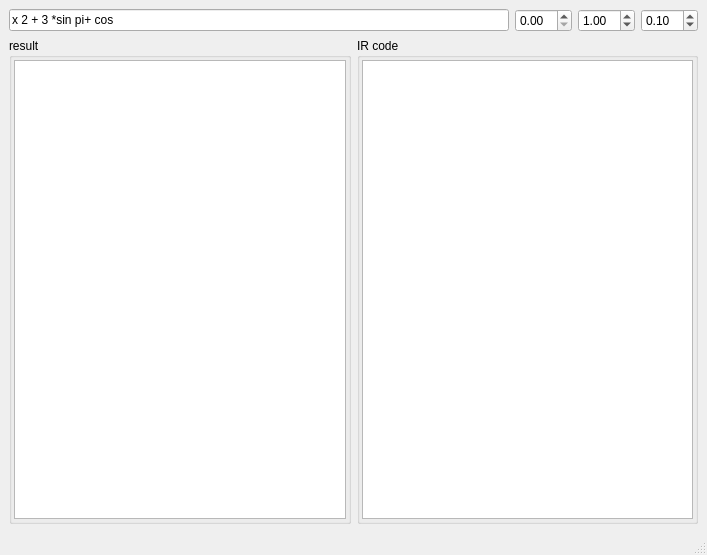
<?xml version="1.0" encoding="UTF-8"?>
<ui version="4.0">
 <class>MainWindow</class>
 <widget class="QMainWindow" name="MainWindow">
  <property name="geometry">
   <rect>
    <x>0</x>
    <y>0</y>
    <width>707</width>
    <height>555</height>
   </rect>
  </property>
  <property name="windowTitle">
   <string>RPN compiler</string>
  </property>
  <widget class="QWidget" name="centralwidget">
   <layout class="QHBoxLayout" name="horizontalLayout">
    <item>
     <layout class="QVBoxLayout" name="verticalLayout">
      <item>
       <layout class="QHBoxLayout" name="horizontalLayout_2">
        <property name="bottomMargin">
         <number>0</number>
        </property>
        <item>
         <widget class="QLineEdit" name="expression">
          <property name="toolTip">
           <string>&lt;html&gt;&lt;head/&gt;&lt;body&gt;&lt;p&gt;RPN expression, press &amp;lt;enter&amp;gt; to compile &amp;amp; evaluate&lt;/p&gt;&lt;/body&gt;&lt;/html&gt;</string>
          </property>
          <property name="text">
           <string>x 2 + 3 *sin pi+ cos</string>
          </property>
         </widget>
        </item>
        <item>
         <widget class="QDoubleSpinBox" name="sb_from">
          <property name="toolTip">
           <string>&lt;html&gt;&lt;head/&gt;&lt;body&gt;&lt;p&gt;from value&lt;/p&gt;&lt;/body&gt;&lt;/html&gt;</string>
          </property>
         </widget>
        </item>
        <item>
         <widget class="QDoubleSpinBox" name="sb_to">
          <property name="toolTip">
           <string>&lt;html&gt;&lt;head/&gt;&lt;body&gt;&lt;p&gt;to value&lt;/p&gt;&lt;/body&gt;&lt;/html&gt;</string>
          </property>
          <property name="value">
           <double>1.000000000000000</double>
          </property>
         </widget>
        </item>
        <item>
         <widget class="QDoubleSpinBox" name="sb_inc">
          <property name="toolTip">
           <string>&lt;html&gt;&lt;head/&gt;&lt;body&gt;&lt;p&gt;increment&lt;/p&gt;&lt;/body&gt;&lt;/html&gt;</string>
          </property>
          <property name="value">
           <double>0.100000000000000</double>
          </property>
         </widget>
        </item>
       </layout>
      </item>
      <item>
       <layout class="QHBoxLayout" name="horizontalLayout_3">
        <property name="bottomMargin">
         <number>0</number>
        </property>
        <item>
         <widget class="QGroupBox" name="groupBox">
          <property name="title">
           <string>result</string>
          </property>
          <layout class="QHBoxLayout" name="horizontalLayout_4">
           <property name="leftMargin">
            <number>2</number>
           </property>
           <property name="topMargin">
            <number>2</number>
           </property>
           <property name="rightMargin">
            <number>2</number>
           </property>
           <property name="bottomMargin">
            <number>2</number>
           </property>
           <item>
            <widget class="QTextBrowser" name="disp">
             <property name="font">
              <font>
               <family>Courier New</family>
               <pointsize>11</pointsize>
              </font>
             </property>
            </widget>
           </item>
          </layout>
         </widget>
        </item>
        <item>
         <widget class="QGroupBox" name="groupBox_2">
          <property name="title">
           <string>IR code</string>
          </property>
          <layout class="QHBoxLayout" name="horizontalLayout_5">
           <property name="leftMargin">
            <number>2</number>
           </property>
           <property name="topMargin">
            <number>2</number>
           </property>
           <property name="rightMargin">
            <number>2</number>
           </property>
           <property name="bottomMargin">
            <number>2</number>
           </property>
           <item>
            <widget class="QTextBrowser" name="code">
             <property name="font">
              <font>
               <family>Courier New</family>
               <pointsize>11</pointsize>
              </font>
             </property>
            </widget>
           </item>
          </layout>
         </widget>
        </item>
       </layout>
      </item>
     </layout>
    </item>
   </layout>
  </widget>
  <widget class="QMenuBar" name="menubar">
   <property name="geometry">
    <rect>
     <x>0</x>
     <y>0</y>
     <width>707</width>
     <height>22</height>
    </rect>
   </property>
  </widget>
  <widget class="QStatusBar" name="statusbar"/>
 </widget>
 <resources/>
 <connections/>
</ui>
